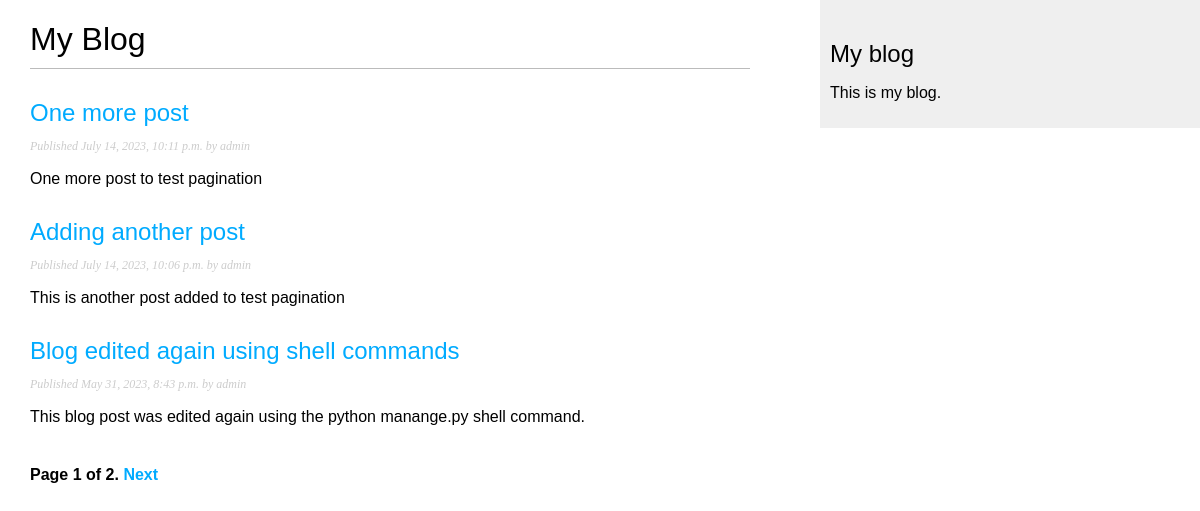
Screenshot of /blog/ with the database file from the repository.
### blog/models.py (models this page shows, shortened)
class Post(models.Model):
    class Status(models.TextChoices):
        DRAFT = 'DF', 'Draft'
        PUBLISHED = 'PB', 'Published'
    title = models.CharField(max_length=250)
    slug = models.SlugField(max_length=250, unique_for_date='publish')
    author = models.ForeignKey(
        User,
        on_delete=models.CASCADE,
        related_name='blog_posts'
    )
    body = models.TextField()
    publish = models.DateTimeField(default=timezone.now)
    created = models.DateTimeField(auto_now_add=True)
    updated = models.DateTimeField(auto_now=True)
    status = models.CharField(
        max_length=2,
        choices=Status.choices,
        default=Status.DRAFT
    )
    objects = models.Manager()  # The default manager
    published = PublishedManager()  # The custom manager
    class Meta:
        ordering = ['-publish']
        indexes = [
            models.Index(fields=['-publish'])
        ]
    def get_absolute_url(self):
        return reverse('blog:post_detail', args=[
            self.publish.year,
            self.publish.month,
            self.publish.day,
            self.slug
        ])

### blog/views.py (the view)
# urls.py: path('', views.PostListView.as_view(), name='post_list'),
class PostListView(ListView):
    queryset = Post.published.all()
    context_object_name = 'posts'
    paginate_by = 3
    template_name = 'blog/post/list.html'

### blog/templates/blog/post/list.html (shortened to what this page needs)
{% extends "blog/base.html" %}
{% block content %}
<h1>My Blog</h1>
  {% for post in posts %}
    <h2>
      <a href="{{ post.get_absolute_url }}">
          {{ post.title }}
      </a>
    </h2>
    <p class="date">
      Published {{ post.publish }} by {{ post.author }}
    </p>
    {{ post.body|truncatewords:30|linebreaks }}
  {% endfor %}
  {% include "pagination.html" with page=page_obj %}
{% endblock %}

### blog/static/css/blog.css (style rules this page uses)
body { margin: 0; padding: 0; font-family: helvetica, sans-serif; }
a { color: #00abff; text-decoration: none; }
h1 { font-weight: normal; border-bottom: 1px solid #bbb; padding: 0 0 10px 0; }
h2 { font-weight: normal; margin: 30px 0 0; }
p.date { color: #ccc; font-family: georgia, serif; font-size: 12px; font-style: italic; }

### rows the page displays
Post: title "One more post", publish "July 14, 2023, 10:11 p.m.", author "admin", body "One more post to test pagination"
Post: title "Adding another post", publish "July 14, 2023, 10:06 p.m.", author "admin", body "This is another post added to test pagination"
Post: title "Blog edited again using shell commands", publish "May 31, 2023, 8:43 p.m.", author "admin", body "This blog post was edited again using the python manange.py shell command."

### other values shown
{{ page.number }} "1"
{{ page.paginator.num_pages }} "2"
